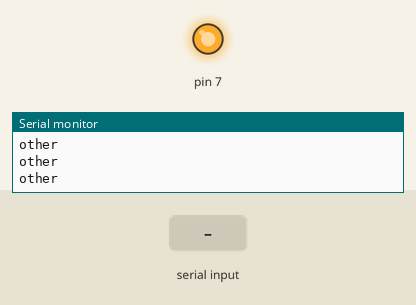
The sketch below on a simulated Arduino Uno, built with avr-gcc and run on an emulated ATmega328P. Shown: output pins drawn as LEDs (lit = HIGH), the last lines printed to the serial monitor. The test bench sets the inputs (shaded band).

Above: at 1.2 s.
1.3 s: "5" received over Serial
At 2.6 s:
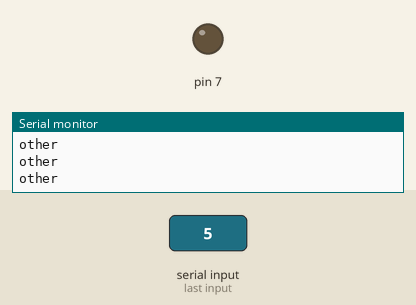
2.9 s: "6" received over Serial
At 3.8 s:
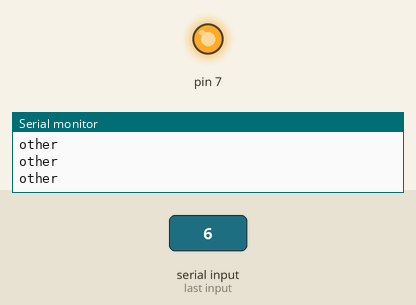
Timing chart, 0 to 5.9 s (numbered marks = the images above; inputs shaded):
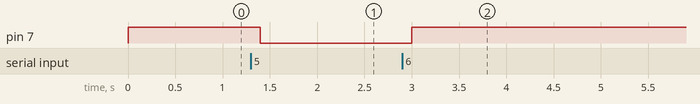

Measured:
- after the input at 1.3 s, pin 7: HIGH → LOW after 0.10 s
- after the input at 2.9 s, pin 7: LOW → HIGH after 0.10 s

The sketch:

relayOutput.ino
```cpp
/************************************************
 * Title: 'Basic Knowledge of Hardware for Artificial Intelligence'
 * Part: Control Relay
 * Created By Sayeed Bin Mozahid
 * Daffodil International University
 * Updated Date: 16-02-2018
*/

char name;
void setup() {
  pinMode(7,OUTPUT);
  digitalWrite(7,HIGH);
  Serial.begin(9600);

}
void loop() {
  controlElectricalDevice();
  }

void controlElectricalDevice(){
      name = Serial.read();
  if(name == '5')
  {
    Serial.println("ON");
    digitalWrite(7,LOW);
  }
  else if(name == '6'){
    digitalWrite(7,HIGH);
    Serial.println("OFF");
  }
  else{
    Serial.println("other");

  }
  delay(200);
  }
```
